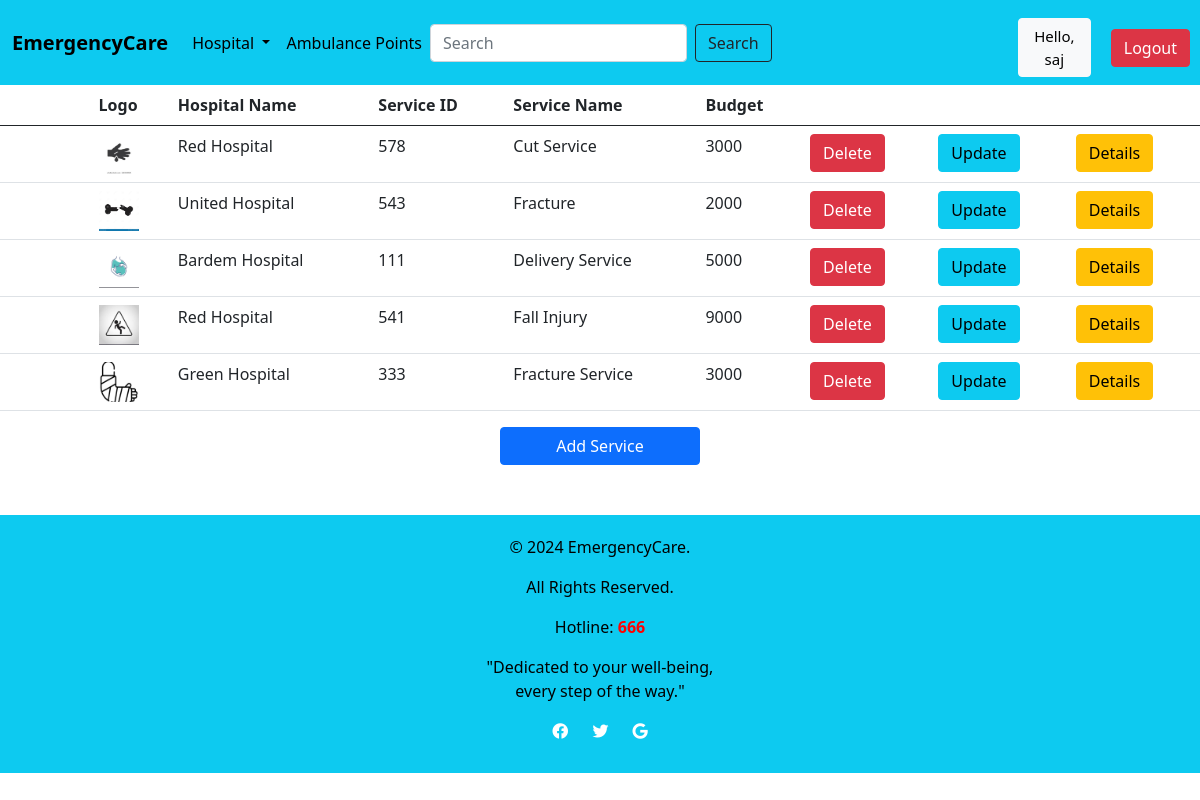
Screenshot of /Services/ (signed in) with the database file from the repository.
### Location/models.py (models this page shows, shortened)
class Services(models.Model):
    H_Name = models.ForeignKey(Hospital, on_delete=models.CASCADE, blank=True, null=True)
    S_ID = models.CharField(max_length=200, blank=True, null=True)
    S_Name = models.CharField(max_length=200, blank=True, null=True)
    S_Budget = models.IntegerField(blank=True, null=True)
    image = models.ImageField(upload_to='images/', blank=True, null=True, default='images/default.jpg')

class Hospital(models.Model):
    H_ID = models.CharField(max_length=200)
    H_name = models.CharField(max_length=200)
    Area_name = models.ForeignKey(Location, on_delete=models.CASCADE)
    image = models.ImageField(upload_to='images/',blank=True, null=True, default='images/default.jpg')
    def __str__(self):
        return self.H_name

### Location/views.py (the view)
# urls.py: path('Services/',l_views.services,name='Services'),
@login_required(login_url='login')
def services(request):
    service = Services.objects.all()
    context = {
        'service': service,
    }
    return render(request, template_name='hospital/Services.html',context=context)

### templates/hospital/Services.html
{% extends 'hospital/Home.html' %}
{% block content %}
{% load static %}
<table class="table">
  <thead>
    <tr>
      <th></th>
      <th></th>
      <th></th>
      <th></th>
      <th scope="col">Logo</th>
      <th scope="col">Hospital Name</th>
      <th scope="col">Service ID</th>
      <th scope="col">Service Name</th>
      <th scope="col">Budget</th>
      <th></th>
      <th></th>
      <th></th>
    </tr>
  </thead>
  <tbody>
  {% for s in service %}
    <tr>
      <td></td>
      <td></td>
      <td></td>
      <td></td>
      <td><img src="{{s.image.url}}" style="height: 40px; width: 40px;"></td>
      <td>{{s.H_Name}}</td>
      <td>{{s.S_ID}}</td>
      <td>{{s.S_Name}}</td>
      <td>{{s.S_Budget}}</td>
      {% if request.user.is_staff %}
      <td><a href="{% url 'delete_service' s.id %}" class="btn btn-danger">Delete</a></td>
      <td><a href="{% url 'update_service' s.id %}" class="btn btn-info">Update</a></td>
      {% endif %}
      <td><a href="{% url 'ServiceDetails' s.id %}" class="btn btn-warning">Details</a></td>
    </tr>
  {% endfor %}
  </tbody>
</table>
 {% if request.user.is_staff %}
 <div class = "d-grid gap-2 col-2 mx-auto" style="...">
  <a href="{% url 'add_service' %}" class = "btn btn-primary">Add Service</a>
 </div>
{% endif %}
{% endblock %}

### templates/hospital/Navbar.html (shortened to what this page needs)
{% load static %}
  <head>
    <link href="https://cdn.jsdelivr.net/npm/bootstrap@5.0.2/dist/css/bootstrap.min.css" rel="stylesheet">
  </head>
  <body>
<nav class="navbar navbar-expand-md navbar-info bg-info">
    <div class="container-fluid">
<a class="navbar-brand" href="{% url 'Home' %}" style="color: #000"><b>EmergencyCare</b>
</a>
        <div class="collapse navbar-collapse" id="navbarNav">
            <ul class="navbar-nav">
                <li class="nav-item dropdown">
                    <a href="#" class="nav-link dropdown-toggle" style="color: black;" role="button"
                    data-bs-toggle="dropdown"
                    aria-expanded="false">
                        Hospital
                    </a>
                </li>
                <li class="nav-item active">
                    <a href="{% url 'Ambulance' %}" class="nav-link" style="color: black;">
                        Ambulance Points
                    </a>
                </li>
            </ul>
           <form class="d-flex" role="search" method="POST" action="{% url 'search' %}">
            <input class="form-control me-2" type="search" placeholder="Search" aria-label="Search" name="Search">
            <input type="submit" class="btn btn-outline-dark" value="Search">
          </form>
        </div>
    </div>
  <span><a class="btn btn-light" href="{% url 'Users' %}" style=" font-size: 15px; color: #000; margin-right: 20px; margin-top: 10px">Hello, {{request.user}}</a></span>
<span><a class="btn btn-danger" href="{% url 'logout' %}" style="margin-right: 10px; margin-top: 10px" >Logout</a></span>
</nav>
  </body>

### templates/hospital/Navbar.html (style rules this page uses)
.btn-light { font-size: 15px; color: #000; margin-right: 20px; }

### rows the page displays
Services: image (picture), H_Name "Red Hospital", S_ID "578", S_Name "Cut Service", S_Budget "3000"
Services: image (picture), H_Name "United Hospital", S_ID "543", S_Name "Fracture", S_Budget "2000"
Services: image (picture), H_Name "Bardem Hospital", S_ID "111", S_Name "Delivery Service", S_Budget "5000"
Services: image (picture), H_Name "Red Hospital", S_ID "541", S_Name "Fall Injury", S_Budget "9000"
Services: image (picture), H_Name "Green Hospital", S_ID "333", S_Name "Fracture Service", S_Budget "3000"

### other values shown
{{ request.user }} "saj"
